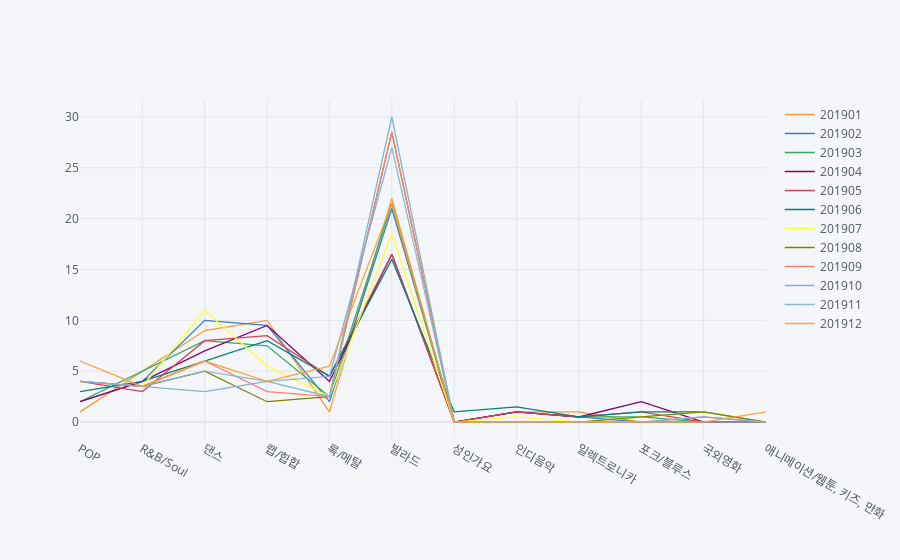

This figure's notebook cell:
### Code cell
music2019.iplot(kind='line')

### Figure 1 — Plotly figure (JSON) as saved in the notebook; plotly's stock layout.template omitted (floating-point values rounded to 4 significant figures)
{"data": [{"line": {"color": "rgba(255, 153, 51, 1.0)", "dash": "solid", "shape": "linear", "width": 1.3}, "mode": "lines", "name": "201901", "text": "", "type": "scatter", "x": ["POP", "R&B/Soul", "댄스", "랩/힙합", "록/메탈", "발라드", "성인가요", "인디음악", "일렉트로니카", "포크/블루스", "국외영화", "애니메이션/웹툰, 키즈, 만화"], "y": [1, 5, 9, 10, 1, 22, 0, 1, 1, 0, 0, 0]}, {"line": {"color": "rgba(55, 128, 191, 1.0)", "dash": "solid", "shape": "linear", "width": 1.3}, "mode": "lines", "name": "201902", "text": "", "type": "scatter", "x": ["POP", "R&B/Soul", "댄스", "랩/힙합", "록/메탈", "발라드", "성인가요", "인디음악", "일렉트로니카", "포크/블루스", "국외영화", "애니메이션/웹툰, 키즈, 만화"], "y": [2, 4, 10, 9.5, 2, 21, 0, 1, 0.5, 0, 0, 0]}, {"line": {"color": "rgba(50, 171, 96, 1.0)", "dash": "solid", "shape": "linear", "width": 1.3}, "mode": "lines", "name": "201903", "text": "", "type": "scatter", "x": ["POP", "R&B/Soul", "댄스", "랩/힙합", "록/메탈", "발라드", "성인가요", "인디음악", "일렉트로니카", "포크/블루스", "국외영화", "애니메이션/웹툰, 키즈, 만화"], "y": [2, 5, 8, 7.5, 2.5, 21.5, 0, 1, 0.5, 0.5, 0, 0]}, {"line": {"color": "rgba(128, 0, 128, 1.0)", "dash": "solid", "shape": "linear", "width": 1.3}, "mode": "lines", "name": "201904", "text": "", "type": "scatter", "x": ["POP", "R&B/Soul", "댄스", "랩/힙합", "록/메탈", "발라드", "성인가요", "인디음악", "일렉트로니카", "포크/블루스", "국외영화", "애니메이션/웹툰, 키즈, 만화"], "y": [2, 4, 7, 9.5, 4, 16.5, 0, 1, 0.5, 2, 0, 0]}, {"line": {"color": "rgba(219, 64, 82, 1.0)", "dash": "solid", "shape": "linear", "width": 1.3}, "mode": "lines", "name": "201905", "text": "", "type": "scatter", "x": ["POP", "R&B/Soul", "댄스", "랩/힙합", "록/메탈", "발라드", "성인가요", "인디음악", "일렉트로니카", "포크/블루스", "국외영화", "애니메이션/웹툰, 키즈, 만화"], "y": [4, 3, 8, 8.5, 4.5, 16.5, 0, 1, 0.5, 1, 0, 0]}, {"line": {"color": "rgba(0, 128, 128, 1.0)", "dash": "solid", "shape": "linear", "width": 1.3}, "mode": "lines", "name": "201906", "text": "", "type": "scatter", "x": ["POP", "R&B/Soul", "댄스", "랩/힙합", "록/메탈", "발라드", "성인가요", "인디음악", "일렉트로니카", "포크/블루스", "국외영화", "애니메이션/웹툰, 키즈, 만화"], "y": [3, 4, 6, 8, 4.5, 16, 1, 1.5, 0.5, 1, 1, 0]}, {"line": {"color": "rgba(255, 255, 51, 1.0)", "dash": "solid", "shape": "linear", "width": 1.3}, "mode": "lines", "name": "201907", "text": "", "type": "scatter", "x": ["POP", "R&B/Soul", "댄스", "랩/힙합", "록/메탈", "발라드", "성인가요", "인디음악", "일렉트로니카", "포크/블루스", "국외영화", "애니메이션/웹툰, 키즈, 만화"], "y": [4, 3.5, 11, 5.5, 2.5, 18.5, 0, 0.5, 0, 0.5, 1, 0]}, {"line": {"color": "rgba(128, 128, 0, 1.0)", "dash": "solid", "shape": "linear", "width": 1.3}, "mode": "lines", "name": "201908", "text": "", "type": "scatter", "x": ["POP", "R&B/Soul", "댄스", "랩/힙합", "록/메탈", "발라드", "성인가요", "인디음악", "일렉트로니카", "포크/블루스", "국외영화", "애니메이션/웹툰, 키즈, 만화"], "y": [4, 3.5, 5, 2, 2.5, 28.5, 0, 0, 0, 0.5, 1, 0]}, {"line": {"color": "rgba(251, 128, 114, 1.0)", "dash": "solid", "shape": "linear", "width": 1.3}, "mode": "lines", "name": "201909", "text": "", "type": "scatter", "x": ["POP", "R&B/Soul", "댄스", "랩/힙합", "록/메탈", "발라드", "성인가요", "인디음악", "일렉트로니카", "포크/블루스", "국외영화", "애니메이션/웹툰, 키즈, 만화"], "y": [4, 3.5, 6, 3, 2.5, 28.5, 0, 0, 0, 0, 0.5, 0]}, {"line": {"color": "rgba(128, 177, 211, 1.0)", "dash": "solid", "shape": "linear", "width": 1.3}, "mode": "lines", "name": "201910", "text": "", "type": "scatter", "x": ["POP", "R&B/Soul", "댄스", "랩/힙합", "록/메탈", "발라드", "성인가요", "인디음악", "일렉트로니카", "포크/블루스", "국외영화", "애니메이션/웹툰, 키즈, 만화"], "y": [4, 3.5, 3, 4, 2.5, 30, 0, 0, 0, 0, 0.5, 0]}, {"line": {"color": "rgba(128, 177, 211, 0.8999999999999999)", "dash": "solid", "shape": "linear", "width": 1.3}, "mode": "lines", "name": "201911", "text": "", "type": "scatter", "x": ["POP", "R&B/Soul", "댄스", "랩/힙합", "록/메탈", "발라드", "성인가요", "인디음악", "일렉트로니카", "포크/블루스", "국외영화", "애니메이션/웹툰, 키즈, 만화"], "y": [4, 3.5, 5, 4, 4.5, 27, 0, 0, 0, 0, 0, 0]}, {"line": {"color": "rgba(255, 153, 51, 0.8999999999999999)", "dash": "solid", "shape": "linear", "width": 1.3}, "mode": "lines", "name": "201912", "text": "", "type": "scatter", "x": ["POP", "R&B/Soul", "댄스", "랩/힙합", "록/메탈", "발라드", "성인가요", "인디음악", "일렉트로니카", "포크/블루스", "국외영화", "애니메이션/웹툰, 키즈, 만화"], "y": [6, 3.5, 6, 4, 5.5, 21.5, 0, 0, 0, 0, 0, 1]}], "layout": {"legend": {"bgcolor": "#F5F6F9", "font": {"color": "#4D5663"}}, "paper_bgcolor": "#F5F6F9", "plot_bgcolor": "#F5F6F9", "title": {"font": {"color": "#4D5663"}}, "xaxis": {"gridcolor": "#E1E5ED", "showgrid": true, "tickfont": {"color": "#4D5663"}, "title": {"font": {"color": "#4D5663"}, "text": ""}, "zerolinecolor": "#E1E5ED"}, "yaxis": {"gridcolor": "#E1E5ED", "showgrid": true, "tickfont": {"color": "#4D5663"}, "title": {"font": {"color": "#4D5663"}, "text": ""}, "zerolinecolor": "#E1E5ED"}}}
